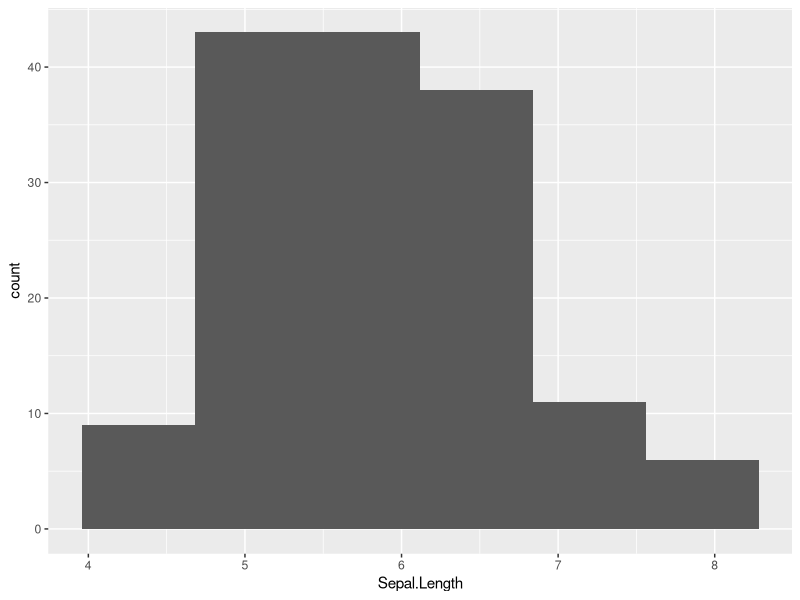
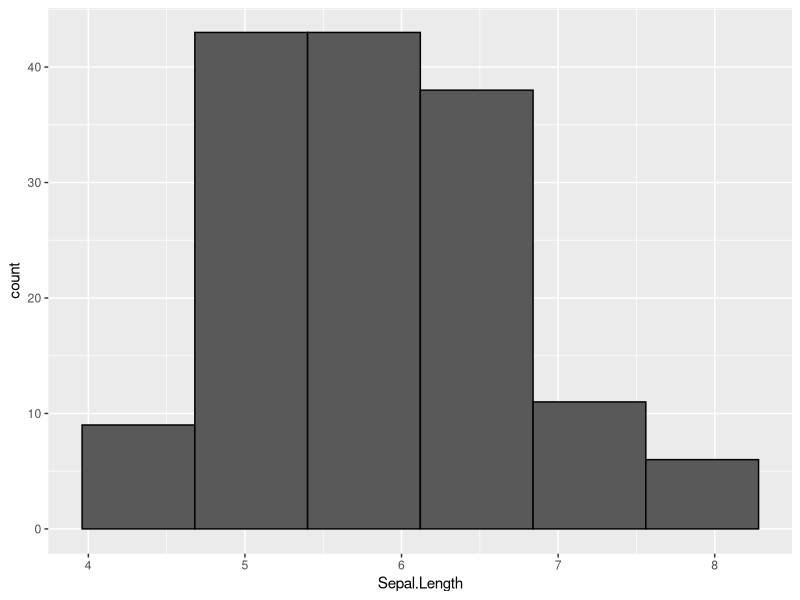
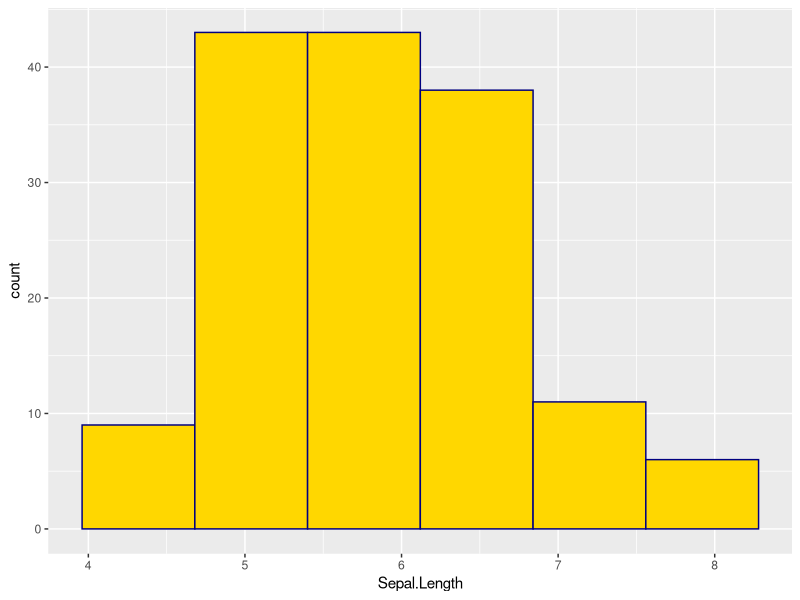

Generate these figures, in order, with R:
## ---- chunk 1
knitr::opts_chunk$set(echo = TRUE)
## ---- chunk 2
library(tidyverse)
## ---- chunk 3
glimpse(iris)
## ---- chunk 4

ggplot(iris,aes(x = Sepal.Length)) + 
  geom_histogram(bins = 6)

## ---- chunk 5
ggplot(iris,aes(x = Sepal.Length)) + 
  geom_histogram(bins = 6, color = "black")
## ---- chunk 6
ggplot(iris,aes(x = Sepal.Length)) + 
  geom_histogram(bins = 6, color = "navyblue",fill = "gold")
## ---- chunk 7
### your code here
## ---- chunk 8
### your code here
## ---- chunk 9
### your code here
## ---- chunk 10
### your code here
## ---- chunk 11
### your code here
## ---- chunk 12
### your code here
## ---- chunk 13
### your code here
## ---- chunk 14
### your code here
## ---- chunk 15
### your code here
## ---- chunk 16
### your code here
## ---- chunk 17
### your code here
## ---- chunk 18
### your code here
## ---- chunk 19
### your code here
## ---- chunk 20
### your code here
## ---- chunk 21
### your code here
## ---- chunk 22
### your code here
